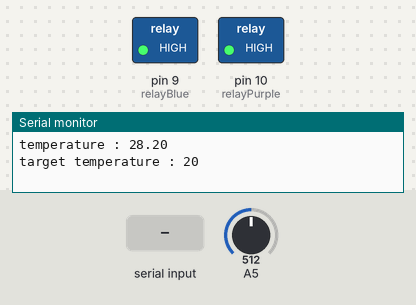
The sketch below on a simulated Arduino Uno, built with avr-gcc and run on an emulated ATmega328P. Shown: switched loads named in the sketch (green lamp = pin HIGH), the last lines printed to the serial monitor. The inputs (shaded band) are chosen by the test bench; at power-on: A5 = 512.

Above: at 2.0 s.
2.1 s: A5 set to 393
7.2 s: A5 set to 374
At 10.3 s:
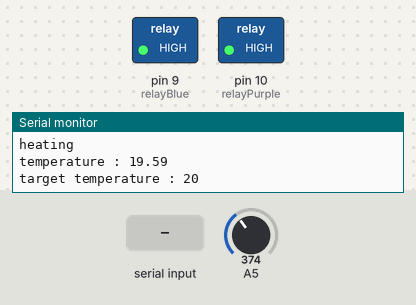
13.2 s: "5\n" received over Serial
At 17.2 s:
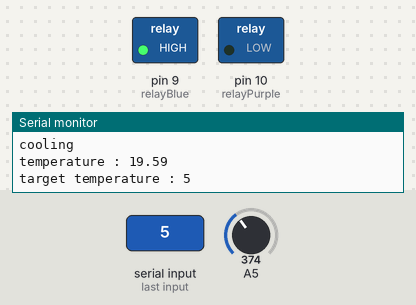
17.5 s: "90,45\n" received over Serial
At 19.1 s:
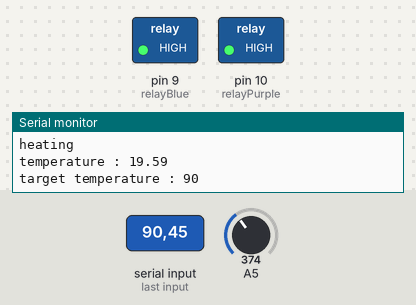
20.0 s: A5 set to 678
24.7 s: A5 set to 701
At 28.5 s:
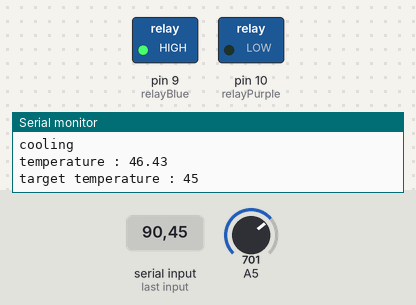
Timing chart, 0 to 30.0 s (numbered marks = the images above; inputs shaded):
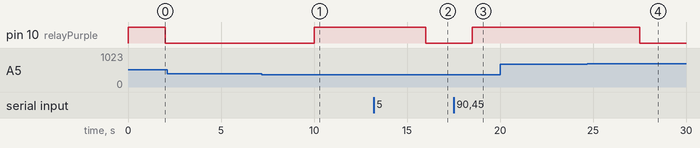

The sketch:

torrecfacteur.ino
```cpp
int relayBlue = 9;
int relayPurple = 10;
int incomingByte = 0;
int targetTemp = 20;

void setup() {
  // put your setup code here, to run once:
  Serial.begin(9600);
  pinMode(relayBlue,OUTPUT);
  pinMode(relayPurple,OUTPUT);
  digitalWrite(relayBlue,HIGH);
  digitalWrite(relayPurple,HIGH);
}

void loop() {
  // put your main code here, to run repeatedly:
  int sensorValue = analogRead(A5);
  float voltageThermo = sensorValue * (5.0/1023.0);
  float thermoTemp = 7.30 * exp(0.54 * voltageThermo);
  Serial.print("temperature : ");
  Serial.print(thermoTemp);
  Serial.println();
  Serial.print("target temperature : ");
  Serial.print(targetTemp);
  Serial.println();
  delay(1000);
  if (Serial.available() > 0) {
    incomingByte = Serial.parseInt();
    if (incomingByte > 0) {
      targetTemp = incomingByte;};
      Serial.print("Updated target temp to : ");
      Serial.print(targetTemp);
      Serial.println();
  }
  delay(1000);
  if(targetTemp > thermoTemp){
      Serial.print("heating");
      Serial.println();
      digitalWrite(relayPurple,HIGH);
    }else{
      Serial.print("cooling");
      Serial.println();
      digitalWrite(relayPurple,LOW);
    }
//  digitalWrite(relayPurple,LOW);
//  digitalWrite(relayBlue,HIGH);
//  delay(500);
//  digitalWrite(relayPurple,HIGH);
//  digitalWrite(relayBlue,LOW);
}
```

Measured:
- the behaviour switches between 689 and 690 on A5 (found by bisection; images 3 and 4)
- after the input at 7.2 s, pin 10 (relayPurple): LOW → HIGH after 2.8 s
- after the input at 13.2 s, pin 10 (relayPurple): HIGH → LOW after 2.8 s
- after the input at 17.5 s, pin 10 (relayPurple): LOW → HIGH after 1.0 s
- after the input at 24.7 s, pin 10 (relayPurple): HIGH → LOW after 2.8 s
